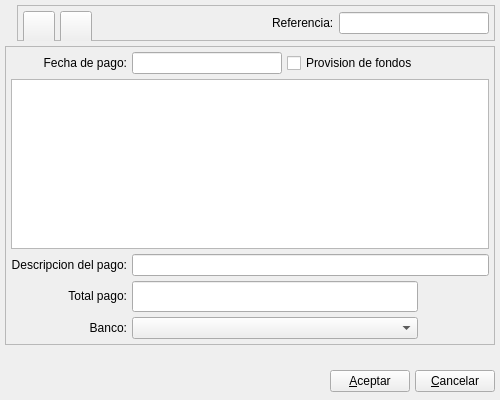
<ui version="4.0" >
 <author>Tomeu Borras</author>
 <class>PagoBase</class>
 <widget class="QWidget" name="PagoBase" >
  <property name="geometry" >
   <rect>
    <x>0</x>
    <y>0</y>
    <width>500</width>
    <height>400</height>
   </rect>
  </property>
  <property name="minimumSize" >
   <size>
    <width>500</width>
    <height>400</height>
   </size>
  </property>
  <property name="windowTitle" >
   <string>Nuevo pago a proveedor</string>
  </property>
  <property name="windowIcon" >
   <iconset resource="../../../bulmages.qrc" >
    <normaloff>:/Images/pay.svg</normaloff>:/Images/pay.svg</iconset>
  </property>
  <layout class="QGridLayout" >
   <property name="margin" >
    <number>5</number>
   </property>
   <property name="spacing" >
    <number>5</number>
   </property>
   <item row="0" column="0" >
    <layout class="QHBoxLayout" >
     <property name="spacing" >
      <number>5</number>
     </property>
     <property name="margin" >
      <number>0</number>
     </property>
     <item>
      <widget class="QLabel" name="label" >
       <property name="maximumSize" >
        <size>
         <width>48</width>
         <height>48</height>
        </size>
       </property>
       <property name="text" >
        <string/>
       </property>
       <property name="pixmap" >
        <pixmap resource="../../../bulmages.qrc" >:/Images/pay.svg</pixmap>
       </property>
       <property name="scaledContents" >
        <bool>true</bool>
       </property>
      </widget>
     </item>
     <item>
      <widget class="QFrame" name="frame" >
       <property name="sizePolicy" >
        <sizepolicy vsizetype="Fixed" hsizetype="Preferred" >
         <horstretch>0</horstretch>
         <verstretch>0</verstretch>
        </sizepolicy>
       </property>
       <property name="minimumSize" >
        <size>
         <width>16</width>
         <height>36</height>
        </size>
       </property>
       <property name="frameShape" >
        <enum>QFrame::StyledPanel</enum>
       </property>
       <property name="frameShadow" >
        <enum>QFrame::Raised</enum>
       </property>
       <layout class="QHBoxLayout" >
        <property name="spacing" >
         <number>5</number>
        </property>
        <property name="margin" >
         <number>5</number>
        </property>
        <item>
         <widget class="QToolButton" name="mui_guardar" >
          <property name="minimumSize" >
           <size>
            <width>32</width>
            <height>32</height>
           </size>
          </property>
          <property name="maximumSize" >
           <size>
            <width>32</width>
            <height>32</height>
           </size>
          </property>
          <property name="toolTip" >
           <string>Guardar pago</string>
          </property>
          <property name="whatsThis" >
           <string>Guardar pago</string>
          </property>
          <property name="text" >
           <string/>
          </property>
          <property name="icon" >
           <iconset resource="../../../bulmages.qrc" >
            <normaloff>:/Images/edit-save.svg</normaloff>:/Images/edit-save.svg</iconset>
          </property>
          <property name="iconSize" >
           <size>
            <width>32</width>
            <height>32</height>
           </size>
          </property>
         </widget>
        </item>
        <item>
         <widget class="QToolButton" name="mui_borrar" >
          <property name="minimumSize" >
           <size>
            <width>32</width>
            <height>32</height>
           </size>
          </property>
          <property name="maximumSize" >
           <size>
            <width>32</width>
            <height>32</height>
           </size>
          </property>
          <property name="toolTip" >
           <string>Borrar pago</string>
          </property>
          <property name="whatsThis" >
           <string>Borrar pago</string>
          </property>
          <property name="text" >
           <string/>
          </property>
          <property name="icon" >
           <iconset resource="../../../bulmages.qrc" >
            <normaloff>:/Images/edit-delete.svg</normaloff>:/Images/edit-delete.svg</iconset>
          </property>
          <property name="iconSize" >
           <size>
            <width>32</width>
            <height>32</height>
           </size>
          </property>
         </widget>
        </item>
        <item>
         <spacer>
          <property name="orientation" >
           <enum>Qt::Horizontal</enum>
          </property>
          <property name="sizeType" >
           <enum>QSizePolicy::Expanding</enum>
          </property>
          <property name="sizeHint" stdset="0" >
           <size>
            <width>61</width>
            <height>32</height>
           </size>
          </property>
         </spacer>
        </item>
        <item>
         <widget class="QLabel" name="textLabel1_2_2_3_2_2" >
          <property name="sizePolicy" >
           <sizepolicy vsizetype="Fixed" hsizetype="Minimum" >
            <horstretch>0</horstretch>
            <verstretch>0</verstretch>
           </sizepolicy>
          </property>
          <property name="text" >
           <string>Referencia:</string>
          </property>
          <property name="buddy" >
           <cstring></cstring>
          </property>
         </widget>
        </item>
        <item>
         <widget class="BusquedaReferencia" name="mui_refpago" >
          <property name="minimumSize" >
           <size>
            <width>150</width>
            <height>0</height>
           </size>
          </property>
          <property name="maximumSize" >
           <size>
            <width>150</width>
            <height>16777215</height>
           </size>
          </property>
         </widget>
        </item>
       </layout>
      </widget>
     </item>
    </layout>
   </item>
   <item row="1" column="0" >
    <widget class="QFrame" name="frame_2" >
     <property name="frameShape" >
      <enum>QFrame::StyledPanel</enum>
     </property>
     <property name="frameShadow" >
      <enum>QFrame::Raised</enum>
     </property>
     <layout class="QGridLayout" >
      <property name="margin" >
       <number>5</number>
      </property>
      <property name="spacing" >
       <number>5</number>
      </property>
      <item row="0" column="0" >
       <widget class="QLabel" name="textLabel1_2_3" >
        <property name="text" >
         <string>Fecha de pago:</string>
        </property>
        <property name="alignment" >
         <set>Qt::AlignRight|Qt::AlignTrailing|Qt::AlignVCenter</set>
        </property>
       </widget>
      </item>
      <item row="0" column="1" >
       <widget class="BusquedaFecha" name="mui_fechapago" >
        <property name="minimumSize" >
         <size>
          <width>150</width>
          <height>0</height>
         </size>
        </property>
        <property name="maximumSize" >
         <size>
          <width>150</width>
          <height>16777215</height>
         </size>
        </property>
       </widget>
      </item>
      <item row="0" column="2" >
       <widget class="QCheckBox" name="mui_previsionpago" >
        <property name="layoutDirection" >
         <enum>Qt::LeftToRight</enum>
        </property>
        <property name="text" >
         <string>Provision de fondos</string>
        </property>
       </widget>
      </item>
      <item row="1" column="0" colspan="4" >
       <widget class="Busqueda" name="mui_idproveedor" >
        <property name="focusPolicy" >
         <enum>Qt::StrongFocus</enum>
        </property>
       </widget>
      </item>
      <item row="2" column="0" >
       <widget class="QLabel" name="textLabel1_2_2_3_2" >
        <property name="sizePolicy" >
         <sizepolicy vsizetype="Preferred" hsizetype="Preferred" >
          <horstretch>0</horstretch>
          <verstretch>0</verstretch>
         </sizepolicy>
        </property>
        <property name="text" >
         <string>Descripcion del pago:</string>
        </property>
        <property name="alignment" >
         <set>Qt::AlignRight|Qt::AlignTrailing|Qt::AlignVCenter</set>
        </property>
        <property name="buddy" >
         <cstring>mui_comentpago</cstring>
        </property>
       </widget>
      </item>
      <item row="2" column="1" colspan="3" >
       <widget class="QLineEdit" name="mui_comentpago" />
      </item>
      <item row="3" column="0" >
       <widget class="QLabel" name="textLabel1_4_4" >
        <property name="sizePolicy" >
         <sizepolicy vsizetype="Fixed" hsizetype="Preferred" >
          <horstretch>0</horstretch>
          <verstretch>0</verstretch>
         </sizepolicy>
        </property>
        <property name="text" >
         <string>Total pago:</string>
        </property>
        <property name="alignment" >
         <set>Qt::AlignRight|Qt::AlignTrailing|Qt::AlignVCenter</set>
        </property>
        <property name="buddy" >
         <cstring>mui_cantpago</cstring>
        </property>
       </widget>
      </item>
      <item row="3" column="1" colspan="2" >
       <widget class="QLineEdit" name="mui_cantpago" >
        <property name="enabled" >
         <bool>true</bool>
        </property>
        <property name="sizePolicy" >
         <sizepolicy vsizetype="Fixed" hsizetype="Preferred" >
          <horstretch>0</horstretch>
          <verstretch>0</verstretch>
         </sizepolicy>
        </property>
        <property name="minimumSize" >
         <size>
          <width>250</width>
          <height>0</height>
         </size>
        </property>
        <property name="font" >
         <font>
          <family>Sans Serif</family>
          <pointsize>12</pointsize>
          <weight>75</weight>
          <italic>false</italic>
          <bold>true</bold>
          <underline>false</underline>
          <strikeout>false</strikeout>
         </font>
        </property>
        <property name="text" >
         <string/>
        </property>
        <property name="alignment" >
         <set>Qt::AlignRight</set>
        </property>
       </widget>
      </item>
      <item row="4" column="0" >
       <widget class="QLabel" name="textLabel1_4_5" >
        <property name="sizePolicy" >
         <sizepolicy vsizetype="Fixed" hsizetype="Preferred" >
          <horstretch>0</horstretch>
          <verstretch>0</verstretch>
         </sizepolicy>
        </property>
        <property name="text" >
         <string>Banco:</string>
        </property>
        <property name="alignment" >
         <set>Qt::AlignRight|Qt::AlignTrailing|Qt::AlignVCenter</set>
        </property>
        <property name="buddy" >
         <cstring>mui_cantpago</cstring>
        </property>
       </widget>
      </item>
      <item row="4" column="1" colspan="2" >
       <widget class="BusquedaBanco" name="mui_idbanco" >
        <property name="minimumSize" >
         <size>
          <width>250</width>
          <height>0</height>
         </size>
        </property>
        <property name="focusPolicy" >
         <enum>Qt::StrongFocus</enum>
        </property>
       </widget>
      </item>
      <item row="3" column="3" >
       <spacer>
        <property name="orientation" >
         <enum>Qt::Horizontal</enum>
        </property>
        <property name="sizeHint" stdset="0" >
         <size>
          <width>40</width>
          <height>20</height>
         </size>
        </property>
       </spacer>
      </item>
      <item row="4" column="3" >
       <spacer>
        <property name="orientation" >
         <enum>Qt::Horizontal</enum>
        </property>
        <property name="sizeHint" stdset="0" >
         <size>
          <width>40</width>
          <height>20</height>
         </size>
        </property>
       </spacer>
      </item>
     </layout>
    </widget>
   </item>
   <item row="2" column="0" >
    <spacer>
     <property name="orientation" >
      <enum>Qt::Vertical</enum>
     </property>
     <property name="sizeHint" stdset="0" >
      <size>
       <width>20</width>
       <height>40</height>
      </size>
     </property>
    </spacer>
   </item>
   <item row="3" column="0" >
    <layout class="QHBoxLayout" >
     <property name="spacing" >
      <number>5</number>
     </property>
     <property name="margin" >
      <number>0</number>
     </property>
     <item>
      <spacer>
       <property name="orientation" >
        <enum>Qt::Horizontal</enum>
       </property>
       <property name="sizeHint" stdset="0" >
        <size>
         <width>201</width>
         <height>27</height>
        </size>
       </property>
      </spacer>
     </item>
     <item>
      <widget class="QPushButton" name="mui_aceptar" >
       <property name="text" >
        <string>&amp;Aceptar</string>
       </property>
      </widget>
     </item>
     <item>
      <widget class="QPushButton" name="mui_cancelar" >
       <property name="text" >
        <string>&amp;Cancelar</string>
       </property>
      </widget>
     </item>
    </layout>
   </item>
  </layout>
 </widget>
 <layoutdefault spacing="2" margin="5" />
 <customwidgets>
  <customwidget>
   <class>BusquedaBanco</class>
   <extends>QComboBox</extends>
   <header>busquedabanco.h</header>
  </customwidget>
  <customwidget>
   <class>BusquedaFecha</class>
   <extends>QLineEdit</extends>
   <header>../../../bulmalib/src/busquedafecha.h</header>
  </customwidget>
  <customwidget>
   <class>BusquedaReferencia</class>
   <extends>QLineEdit</extends>
   <header>busquedareferencia.h</header>
  </customwidget>
  <customwidget>
   <class>Busqueda</class>
   <extends>QTextEdit</extends>
   <header>busqueda.h</header>
  </customwidget>
 </customwidgets>
 <tabstops>
  <tabstop>mui_guardar</tabstop>
  <tabstop>mui_borrar</tabstop>
  <tabstop>mui_refpago</tabstop>
  <tabstop>mui_fechapago</tabstop>
  <tabstop>mui_previsionpago</tabstop>
  <tabstop>mui_idproveedor</tabstop>
  <tabstop>mui_comentpago</tabstop>
  <tabstop>mui_cantpago</tabstop>
  <tabstop>mui_idbanco</tabstop>
  <tabstop>mui_aceptar</tabstop>
  <tabstop>mui_cancelar</tabstop>
  <tabstop>mui_comentpago</tabstop>
 </tabstops>
 <resources>
  <include location="../../../bulmages.qrc" />
 </resources>
 <connections>
  <connection>
   <sender>mui_cancelar</sender>
   <signal>clicked()</signal>
   <receiver>PagoBase</receiver>
   <slot>close()</slot>
   <hints>
    <hint type="sourcelabel" >
     <x>414</x>
     <y>246</y>
    </hint>
    <hint type="destinationlabel" >
     <x>432</x>
     <y>102</y>
    </hint>
   </hints>
  </connection>
 </connections>
</ui>
